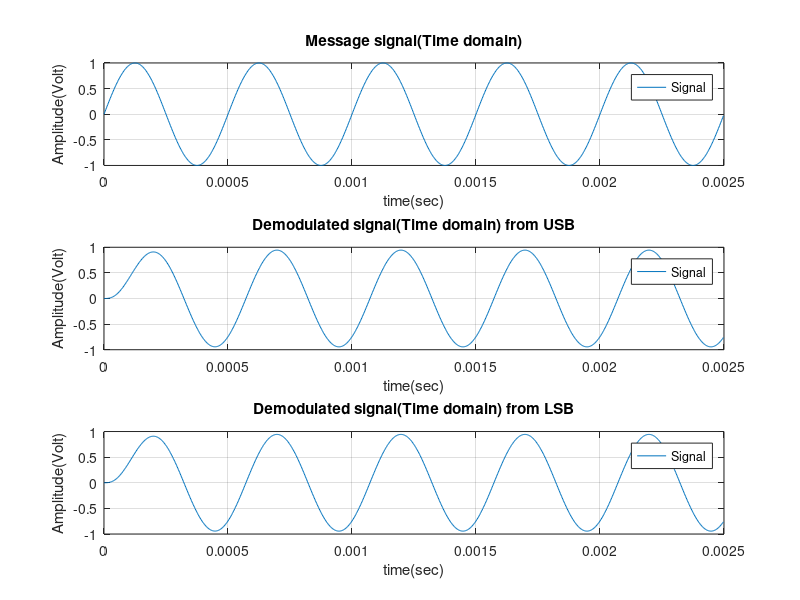
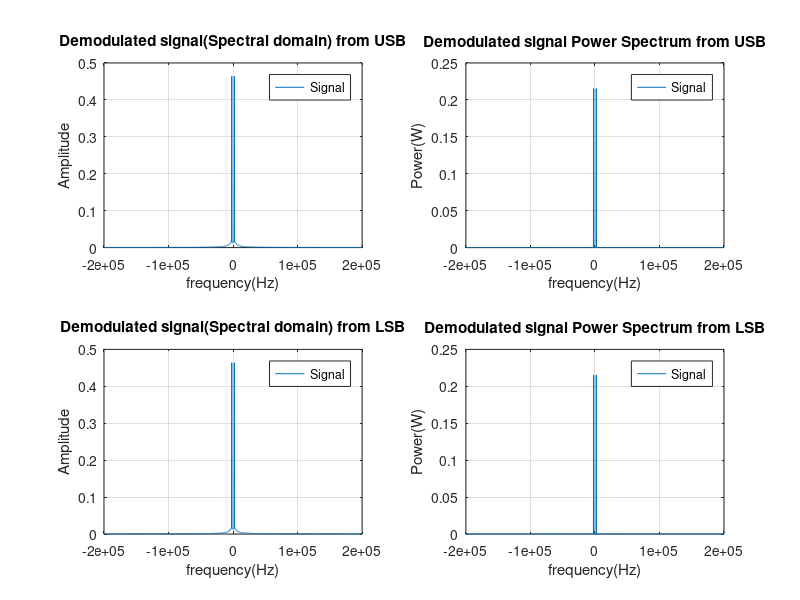

The MATLAB source for these figures, in order:
clear;
clc;
close all;

Fs = 400*1000;
T = 1/Fs;
L = 1000;
t = (0:L-1)*T;

Fm = 2000;
Fc = 100000;

Am = 1;
Ac = 2;

m = Am*sin(2*pi*Fm*t);
c = Ac*cos(2*pi*Fc*t);

figure(1);
subplot(311);
plot(t, m);
title('Message signal(Time domain)');
xlabel("time(sec)");
ylabel("Amplitude(Volt)");
legend("Signal");
grid;

mhat = imag(hilbert(m));
c1 = Ac*sin(2*pi*Fc*t);

x1 = (m.*c);
x2 = (mhat.*c1);

[n,w] = buttord(2*2000/Fs,(8.3*2000)/Fs,.5,5);
[b,a] = butter(n,w,'low');

ylsb = x1+x2;
yusb = x1-x2;

dms = (yusb.*c)./(Ac);

dms = filter(b, a, dms);
figure(1);
subplot(312);
plot(t, dms);
title('Demodulated signal(Time domain) from USB');
xlabel("time(sec)");
ylabel("Amplitude(Volt)");
legend("Signal");
disp(max(dms));
grid;

DMS = fft(dms);
DMS = fftshift(DMS);
P2 = abs(DMS/L);

disp(max(P2));
f = Fs*(-L/2:(L/2-1))/L;
figure(2);
subplot(221);
plot(f, P2);
title('Demodulated signal(Spectral domain) from USB');
xlabel("frequency(Hz)");
ylabel("Amplitude");
legend("Signal");
grid;

%power spectrum
f = Fs*(-L/2:(L/2-1))/L;
figure(2);
subplot(222);
plot(f, P2.^2);
title('Demodulated signal Power Spectrum from USB');
xlabel("frequency(Hz)");
ylabel("Power(W)");
legend("Signal");
grid;

%for LSB

dms = (ylsb.*c)./(Ac);

dms = filter(b, a, dms);
figure(1);
subplot(313);
plot(t, dms);
title('Demodulated signal(Time domain) from LSB');
xlabel("time(sec)");
ylabel("Amplitude(Volt)");
legend("Signal");
disp(max(dms));
grid;

DMS = fft(dms);
DMS = fftshift(DMS);
P2 = abs(DMS/L);

disp(max(P2));
f = Fs*(-L/2:(L/2-1))/L;
figure(2);
subplot(223);
plot(f, P2);
title('Demodulated signal(Spectral domain) from LSB');
xlabel("frequency(Hz)");
ylabel("Amplitude");
legend("Signal");
grid;

%power spectrum
f = Fs*(-L/2:(L/2-1))/L;
figure(2);
subplot(224);
plot(f, P2.^2);
title('Demodulated signal Power Spectrum from LSB');
xlabel("frequency(Hz)");
ylabel("Power(W)");
legend("Signal");
grid;